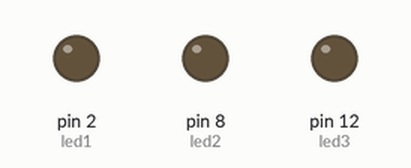
Bench run of a sketch on a simulated Arduino Uno, built with avr-gcc and run on an emulated ATmega328P. Parts: output pins drawn as LEDs (lit = HIGH). Random numbers use the default seed unless the sketch sets one.

Above: at 1.0 s.
At 6.05 s:
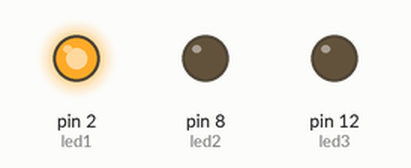
At 9.25 s:
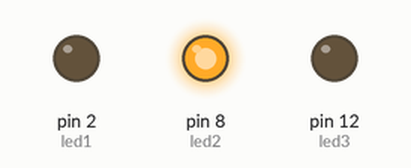
At 31.65 s:
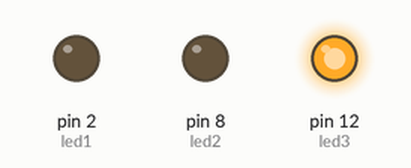
At 35.55 s:
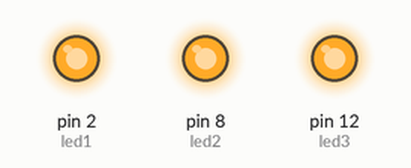
Timing chart, 0 to 40.0 s (numbered marks = the images above):
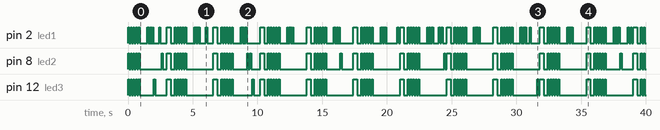

The sketch:

danger1.ino
```cpp
int led1 = 2;
int led2 = 8;
int led3 = 12;

void setup() {
  pinMode(led1, OUTPUT);
  pinMode(led2, OUTPUT);
  pinMode(led3, OUTPUT);
}

void loop() {
  // Alarm pattern: all LEDs flash rapidly
  for (int i = 0; i < 5; i++) {
    digitalWrite(led1, HIGH);
    digitalWrite(led2, HIGH);
    digitalWrite(led3, HIGH);
    delay(100);
    digitalWrite(led1, LOW);
    digitalWrite(led2, LOW);
    digitalWrite(led3, LOW);
    delay(100);
  }

  // Delay before next phase
  delay(500);

  // Strobe effect
  for (int i = 0; i < 5; i++) {
    digitalWrite(led1, HIGH);
    delay(50);
    digitalWrite(led1, LOW);
    delay(50);
  }

  // Random flashing
  for (int i = 0; i < 5; i++) {
    int ledToLight = random(led1, led3 + 1);
    digitalWrite(ledToLight, HIGH);
    delay(100);
    digitalWrite(ledToLight, LOW);
    delay(100);
  }

  // All LEDs flash slowly for a final alert
  digitalWrite(led1, HIGH);
  digitalWrite(led2, HIGH);
  digitalWrite(led3, HIGH);
  delay(300);
  digitalWrite(led1, LOW);
  digitalWrite(led2, LOW);
  digitalWrite(led3, LOW);
  delay(300);
}
```

Measured:
- by itself, pin 2 (led1): LOW → HIGH at 0.00 s, → LOW 0.10 s later, → HIGH 0.10 s later, → LOW 0.10 s later, … (262 changes in this stretch)
- by itself, pin 8 (led2): LOW → HIGH at 0.00 s, → LOW 0.10 s later, → HIGH 0.10 s later, → LOW 0.10 s later, … (148 changes in this stretch)
- by itself, pin 12 (led3): LOW → HIGH at 0.00 s, → LOW 0.10 s later, → HIGH 0.10 s later, → LOW 0.10 s later, … (142 changes in this stretch)
